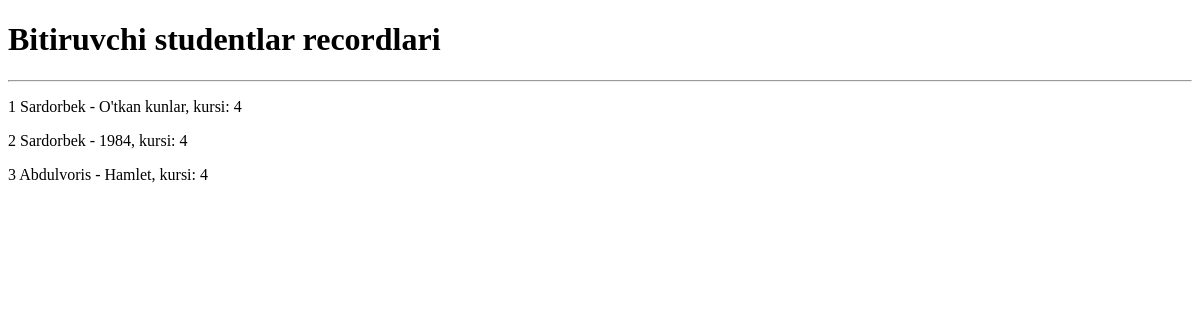
Page /bitiruvchi_student_recordlari/ on the earlier database version.
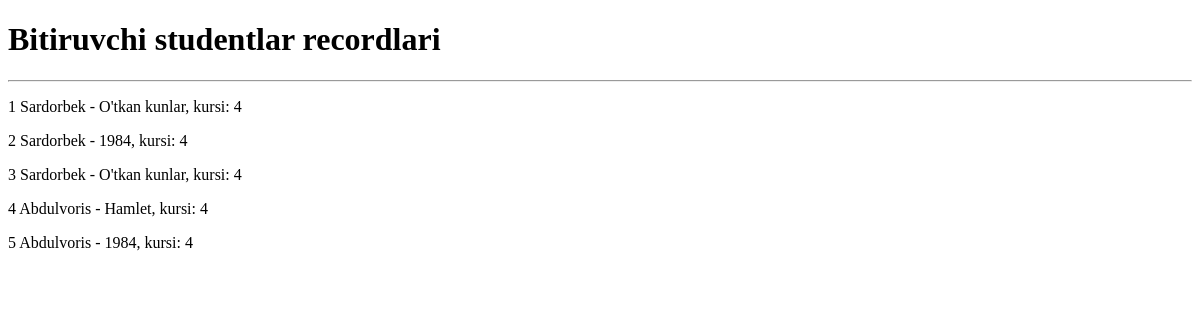
Same page on the later database version.
### mainApp/models.py (models this page shows, shortened)
class Record(models.Model):
    talaba = models.ForeignKey(Talaba, on_delete=models.SET_NULL, null=True)
    kitob = models.ForeignKey(Kitob, on_delete=models.SET_NULL, null=True)
    kutubxonachi = models.ForeignKey(Kutubxonachi, on_delete=models.SET_NULL, null=True)
    olingan_sana = models.DateTimeField(auto_now_add=True)
    qaytarilgan_sana = models.DateTimeField(blank=True, null=True)
    qaytardi = models.BooleanField(default=False)
    class Meta:
        verbose_name_plural = "Rekordlar"
        verbose_name = "Rekord"

class Talaba(models.Model):
    ism = models.CharField(max_length=100)
    kurs = models.PositiveSmallIntegerField(default=1)
    guruh = models.CharField(max_length=100)
    yosh = models.PositiveSmallIntegerField(default=18)
    kitob_soni = models.PositiveSmallIntegerField(default=0)
    def __str__(self):
        return self.ism
    class Meta:
        verbose_name_plural = "Talabalar"

class Kitob(models.Model):
    nom = models.CharField(max_length=255)
    annotatsiya = models.TextField(blank=True, null=True)
    janr = models.CharField(max_length=255)
    sahifa = models.PositiveIntegerField()
    muallif = models.ForeignKey(Muallif, on_delete=SET_NULL, null=True)
    def __str__(self):
        return self.nom
    class Meta:
        verbose_name_plural = "Kitoblar"

### mainApp/views.py (the view)
# urls.py: path('bitiruvchi_student_recordlari/', bitiruvchi_student_recordlari_view, name="Bitiruvchi studentlar recordlari"),
def bitiruvchi_student_recordlari_view(request):
    bitiruvchi_student_recordlari = Record.objects.filter(talaba__kurs=4)
    context = {
        "bitiruvchi_student_recordlari" : bitiruvchi_student_recordlari
    }
    return render(request, 'bitiruvchi_student_recordlari.html', context=context)

### templates/bitiruvchi_student_recordlari.html (shortened to what this page needs)
<!DOCTYPE html>
<html lang="en">
<head>
</head>
<body>
<h1>Bitiruvchi studentlar recordlari</h1>
<hr>
{% for bitiruvchi_student_record in bitiruvchi_student_recordlari %}
  <p>
    {{ forloop.counter }}
    {{ bitiruvchi_student_record.talaba }} - {{ bitiruvchi_student_record.kitob }}, kursi: {{ bitiruvchi_student_record.talaba.kurs }}
  </p>
{% endfor %}
</body>
</html>

Differences in the rows shown:
added Record: talaba "Sardorbek", kitob "O'tkan kunlar", talaba.kurs "4"
added Record: talaba "Abdulvoris", kitob "1984", talaba.kurs "4"
